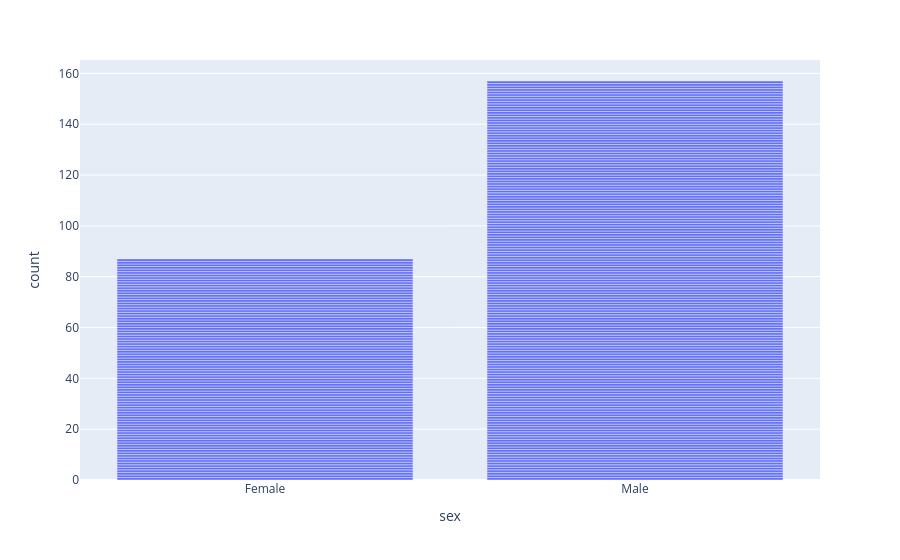

Here is the notebook cell this chart was saved with:
### Code cell
fig = px.bar(df, x="sex")
fig.show()

### Figure 1 — Plotly figure (JSON) as saved in the notebook; plotly's stock layout.template omitted (floating-point values rounded to 4 significant figures; data arrays with more than 128 entries replaced by an {"elided": "..."} marker saying what was removed)
{"data": [{"alignmentgroup": "True", "hovertemplate": "sex=%{x}<br>count=%{y}<extra></extra>", "legendgroup": "", "marker": {"color": "#636efa", "pattern": {"shape": ""}}, "name": "", "offsetgroup": "", "orientation": "v", "showlegend": false, "textposition": "auto", "type": "bar", "x": {"elided": "244 str values"}, "xaxis": "x", "y": {"elided": "244 int values"}, "yaxis": "y"}], "layout": {"autosize": true, "barmode": "relative", "legend": {"tracegroupgap": 0}, "margin": {"t": 60}, "xaxis": {"anchor": "y", "autorange": true, "domain": [0, 1], "range": [-0.5, 1.5], "title": {"text": "sex"}, "type": "category"}, "yaxis": {"anchor": "x", "autorange": true, "domain": [0, 1], "range": [0, 165.3], "title": {"text": "count"}, "type": "linear"}}}
